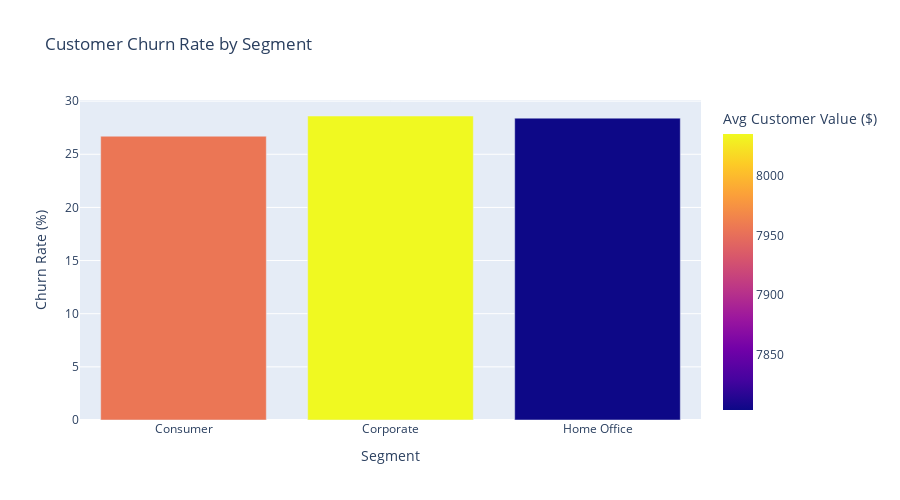

Notebook cell for this chart:
### Markdown cell above
## 9. Churn Analysis

### Code cell
# Churn analysis by segment
max_date = df['Order Date'].max()
churn_threshold = 90  # days

customer_last_order = df.groupby(['Customer ID', 'Segment']).agg({
    'Order Date': 'max',
    'Sales': 'sum',
    'Order ID': 'nunique'
}).reset_index()

customer_last_order['Days_Since_Last_Order'] = (
    max_date - customer_last_order['Order Date']
).dt.days

customer_last_order['Churned'] = customer_last_order['Days_Since_Last_Order'] > churn_threshold

# Churn rate by segment
churn_by_segment = customer_last_order.groupby('Segment').agg({
    'Churned': ['count', 'sum'],
    'Sales': 'mean'
}).round(2)

churn_by_segment.columns = ['Total_Customers', 'Churned_Customers', 'Avg_Customer_Value']
churn_by_segment['Churn_Rate'] = (
    churn_by_segment['Churned_Customers'] / churn_by_segment['Total_Customers'] * 100
).round(1)

# Visualize churn analysis
fig = px.bar(churn_by_segment.reset_index(), 
             x='Segment', 
             y='Churn_Rate',
             color='Avg_Customer_Value',
             title='Customer Churn Rate by Segment',
             labels={'Churn_Rate': 'Churn Rate (%)',
                    'Avg_Customer_Value': 'Avg Customer Value ($)'})

fig.update_layout(height=500)
fig.show()

fig.write_html('../visuals/churn_analysis.html')
fig.write_image('../visuals/churn_analysis.png', width=800, height=500)

print("Churn Analysis by Segment:")
print(churn_by_segment)

# Overall churn metrics
total_customers = len(customer_last_order)
churned_customers = customer_last_order['Churned'].sum()
overall_churn_rate = (churned_customers / total_customers) * 100

print(f"\nOverall Churn Metrics:")
print(f"Total Customers: {total_customers:,}")
print(f"Churned Customers: {churned_customers:,}")
print(f"Overall Churn Rate: {overall_churn_rate:.1f}%")

### Figure 1 — Plotly figure (JSON) as saved in the notebook; plotly's stock layout.template omitted (floating-point values rounded to 4 significant figures)
{"data": [{"alignmentgroup": "True", "hovertemplate": "Segment=%{x}<br>Churn Rate (%)=%{y}<br>Avg Customer Value ($)=%{marker.color}<extra></extra>", "legendgroup": "", "marker": {"color": [7956.0, 8035.0, 7804.0], "coloraxis": "coloraxis", "pattern": {"shape": ""}}, "name": "", "offsetgroup": "", "orientation": "v", "showlegend": false, "textposition": "auto", "type": "bar", "x": ["Consumer", "Corporate", "Home Office"], "xaxis": "x", "y": [26.7, 28.6, 28.4], "yaxis": "y"}], "layout": {"barmode": "relative", "coloraxis": {"colorbar": {"title": {"text": "Avg Customer Value ($)"}}, "colorscale": [[0, "#0d0887"], [0.1111, "#46039f"], [0.2222, "#7201a8"], [0.3333, "#9c179e"], [0.4444, "#bd3786"], [0.5556, "#d8576b"], [0.6667, "#ed7953"], [0.7778, "#fb9f3a"], [0.8889, "#fdca26"], [1, "#f0f921"]]}, "height": 500, "legend": {"tracegroupgap": 0}, "title": {"text": "Customer Churn Rate by Segment"}, "xaxis": {"anchor": "y", "domain": [0, 1], "title": {"text": "Segment"}}, "yaxis": {"anchor": "x", "domain": [0, 1], "title": {"text": "Churn Rate (%)"}}}}
